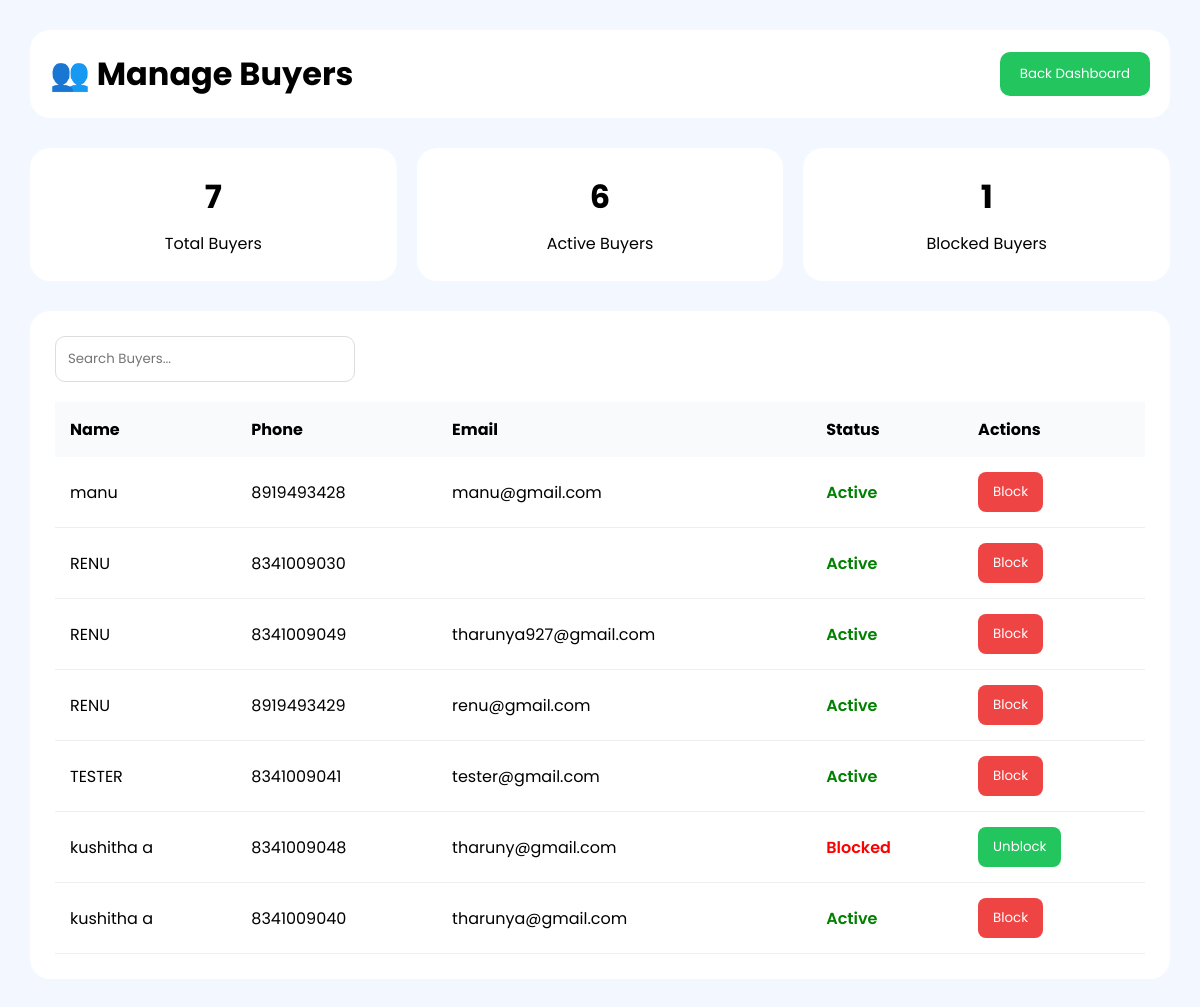
Screenshot of /manage-buyers.html with the database file from the repository.
### tables this page shows
CREATE TABLE users (
            id INTEGER PRIMARY KEY AUTOINCREMENT,
            fullname TEXT NOT NULL,
            email TEXT UNIQUE NOT NULL,
            phone TEXT UNIQUE NOT NULL,
            password TEXT NOT NULL,
            role TEXT NOT NULL
        , status TEXT DEFAULT 'Pending', is_blocked INTEGER DEFAULT 0, verified INTEGER DEFAULT 0);

### app.py (the view)
@app.route("/manage-buyers.html")
def manageBuyers():
    conn = get_db_connection()
    buyers = conn.execute(
        """
        SELECT *
        FROM users
        WHERE role='buyer'
        ORDER BY id DESC
        """
    ).fetchall()
    total_buyers = conn.execute(
        """
        SELECT COUNT(*) as total
        FROM users
        WHERE role='buyer'
        """
    ).fetchone()["total"]
    blocked_buyers = conn.execute(
        """
        SELECT COUNT(*) as total
        FROM users
        WHERE role='buyer'
        AND is_blocked = 1
        """
    ).fetchone()["total"]
    active_buyers = conn.execute(
        """
        SELECT COUNT(*) as total
        FROM users
        WHERE role='buyer'
        AND is_blocked = 0
        """
    ).fetchone()["total"]
    conn.close()
    return render_template(
        "manage-buyers.html",
        buyers=buyers,
        total_buyers=total_buyers,
        blocked_buyers=blocked_buyers,
        active_buyers=active_buyers
    )

### db.py (called while the page is built)
def get_db_connection():
    conn = sqlite3.connect("database.db")
    conn.row_factory = sqlite3.Row
    return conn

### templates/manage-buyers.html (shortened to what this page needs)
<!DOCTYPE html>
<html lang="en">
<head>
</head>
<body>
<div class="topbar">
    <h1>👥 Manage Buyers</h1>
    <a href="admin-dashboard.html">
        <button class="back-btn">
            Back Dashboard
        </button>
    </a>
</div>
<div class="stats">
    <div class="card">
        <h2>{{ total_buyers }}</h2>
        <p>Total Buyers</p>
    </div>
    <div class="card">
        <h2>{{ active_buyers }}</h2>
        <p>Active Buyers</p>
    </div>
    <div class="card">
        <h2>{{ blocked_buyers }}</h2>
        <p>Blocked Buyers</p>
    </div>
</div>
<div class="buyers-box">
    <input
    type="text"
    id="searchInput"
    class="search"
    placeholder="Search Buyers..."
    onkeyup="searchBuyers()">
    <table>
        <thead>
            <tr>
                <th>Name</th>
                <th>Phone</th>
                <th>Email</th>
                <th>Status</th>
                <th>Actions</th>
            </tr>
        </thead>
        <tbody>
        {% for buyer in buyers %}
        <tr>
            <td>{{ buyer.fullname }}</td>
            <td>{{ buyer.phone }}</td>
            <td>{{ buyer.email }}</td>
            <td>
            {% if buyer.is_blocked == 1 %}
                <span class="blocked">
                    Blocked
                </span>
            {% else %}
                <span class="active">
                    Active
                </span>
            {% endif %}
            </td>
            <td>
            {% if buyer.is_blocked == 0 %}
                <a href="/block-user/{{ buyer.id }}">
                    <button class="block-btn">
                        Block
                    </button>
                </a>
            {% else %}
                <a href="/unblock-user/{{ buyer.id }}">
                    <button class="unblock-btn">
                        Unblock
                    </button>
                </a>
            {% endif %}
            </td>
        </tr>
        {% endfor %}
        </tbody>
    </table>
</div>
</body>
</html>

### templates/manage-buyers.html (style rules this page uses)
* { margin:0; padding:0; box-sizing:border-box; font-family:'Poppins',sans-serif; }
body { background:#f3f7ff; padding:30px; }
.topbar { background:white; padding:20px; border-radius:20px; display:flex; justify-content:space-between; align-items:center; margin-bottom:30px; }
.back-btn { background:#22c55e; color:white; border:none; padding:12px 20px; border-radius:10px; cursor:pointer; }
.stats { display:grid; grid-template-columns:repeat(3,1fr); gap:20px; margin-bottom:30px; }
.card { background:white; padding:25px; border-radius:20px; text-align:center; }
.card h2 { font-size:32px; margin-bottom:10px; }
.buyers-box { background:white; padding:25px; border-radius:20px; }
.search { width:300px; padding:12px; border:1px solid #ddd; border-radius:10px; margin-bottom:20px; }
table { width:100%; border-collapse:collapse; }
th { background:#f8fafc; padding:15px; text-align:left; }
td { padding:15px; border-bottom:1px solid #eee; }
.active { color:green; font-weight:600; }
.blocked { color:red; font-weight:600; }
.block-btn { background:#ef4444; color:white; border:none; padding:10px 15px; border-radius:8px; cursor:pointer; }
.unblock-btn { background:#22c55e; color:white; border:none; padding:10px 15px; border-radius:8px; cursor:pointer; }

### rows the page displays
users: fullname "manu", phone "8919493428", email "manu@gmail.com", is_blocked "Active"
users: fullname "RENU", phone "8341009030", is_blocked "Active"
users: fullname "RENU", phone "8341009049", email "tharunya927@gmail.com", is_blocked "Active"
users: fullname "RENU", phone "8919493429", email "renu@gmail.com", is_blocked "Active"
users: fullname "TESTER", phone "8341009041", email "tester@gmail.com", is_blocked "Active"
users: fullname "kushitha a", phone "8341009048", email "tharuny@gmail.com", is_blocked "Blocked"
users: fullname "kushitha a", phone "8341009040", email "tharunya@gmail.com", is_blocked "Active"

### other values shown
{{ total_buyers }} "7"
{{ active_buyers }} "6"
{{ blocked_buyers }} "1"
